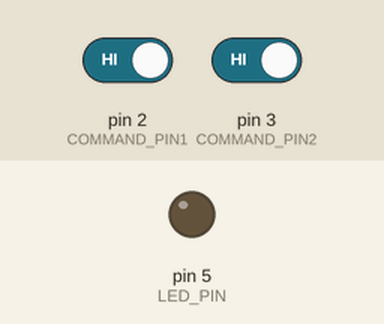
The sketch below on a simulated Arduino Uno, built with avr-gcc and run on an emulated ATmega328P. On the bench: output pins drawn as LEDs (lit = HIGH). The test bench sets the inputs (shaded band); at power-on: pin 2 (COMMAND_PIN1) HIGH, pin 3 (COMMAND_PIN2) HIGH. What the sketch prints to the serial monitor is not drawn.

Above: at 1.2 s.
1.3 s: pin 2 (COMMAND_PIN1) driven LOW
At 2.66 s:
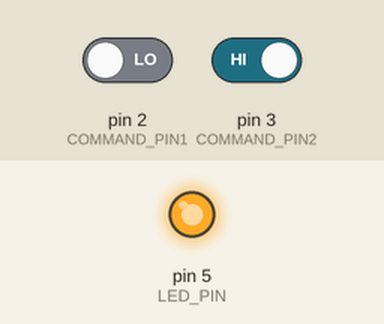
4.3 s: pin 3 (COMMAND_PIN2) driven LOW
Timing chart, 0 to 7.3 s (numbered marks = the images above; inputs shaded):
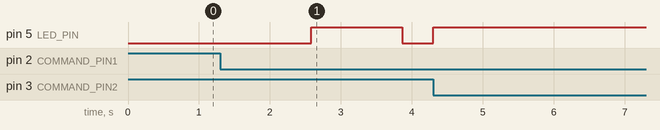

The sketch:

LED_button_driver.ino
```cpp
int LED_PIN = 5;
int COMMAND_PIN1 = 2;
int COMMAND_PIN2 = 3;

int brightness = 0;

int upordown = 0;
int tickcount = 0;

volatile int mode = 0;

void setup() {
  // put your setup code here, to run once:
  Serial.begin(9600);

  pinMode(LED_PIN, OUTPUT);
  pinMode(COMMAND_PIN1, INPUT);
  pinMode(COMMAND_PIN2, INPUT);

  attachInterrupt(digitalPinToInterrupt(COMMAND_PIN1), changeLED_status, CHANGE);
  attachInterrupt(digitalPinToInterrupt(COMMAND_PIN2), changeLED_status, CHANGE);

  Serial.println("初期化完了");
}

void loop() {
  // put your main code here, to run repeatedly:

  switch(mode) {
    case 0: //消灯
      brightness = 0;
      break;
    case 1: //brink
      if(tickcount == 0){
        brightness = 255;
      }else if(tickcount == 100){
        brightness = 0;
      }else if(tickcount == 200){
        brightness = 255;
        tickcount = 0;
      }
      tickcount++;
      break;
    case 2: //breath
      if(upordown == 1){
        if(brightness < 255) brightness++;
        else upordown = 0;
      }else{
        if(brightness > 0) brightness--;
        else upordown = 1;
      }
      break;
    case 3: //定点灯
      brightness = 255;
      break;
  }
  analogWrite(LED_PIN, brightness);
  //Serial.println(brightness);
  delay(1500/256);

}

void changeLED_status(){
  Serial.print("割り込み受信しました。");

  if((digitalRead(COMMAND_PIN1) == LOW) && (digitalRead(COMMAND_PIN2) == LOW)){
    mode = 3;
  }else if((digitalRead(COMMAND_PIN1) == LOW) && (digitalRead(COMMAND_PIN2) == HIGH)){
    mode = 2;
  }else if((digitalRead(COMMAND_PIN1) == HIGH) && (digitalRead(COMMAND_PIN2) == LOW)){
    mode = 1;
  }else if((digitalRead(COMMAND_PIN1) == HIGH) && (digitalRead(COMMAND_PIN2) == HIGH)){
    mode = 0;
  }
  Serial.print("mode");
  Serial.println(mode);

}
```

Measured:
- after the input at 1.3 s, pin 5 (LED_PIN): LOW → HIGH after 1.3 s, → LOW 1.3 s later
